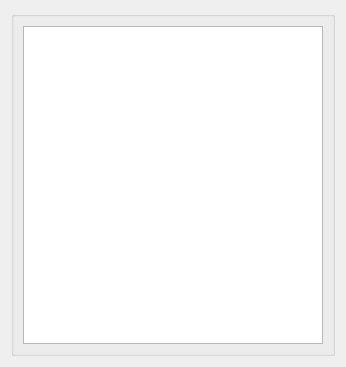
<?xml version="1.0" encoding="UTF-8"?>
<ui version="4.0">
 <class>editor</class>
 <widget class="QWidget" name="editor">
  <property name="geometry">
   <rect>
    <x>0</x>
    <y>0</y>
    <width>346</width>
    <height>367</height>
   </rect>
  </property>
  <property name="windowTitle">
   <string>Form</string>
  </property>
  <layout class="QGridLayout" name="gridLayout">
   <item row="0" column="0">
    <widget class="QGroupBox" name="groupBox">
     <property name="title">
      <string/>
     </property>
     <layout class="QGridLayout" name="gridLayout_2">
      <item row="0" column="0">
       <widget class="QTextEdit" name="textEdit"/>
      </item>
     </layout>
    </widget>
   </item>
  </layout>
 </widget>
 <resources/>
 <connections/>
</ui>
